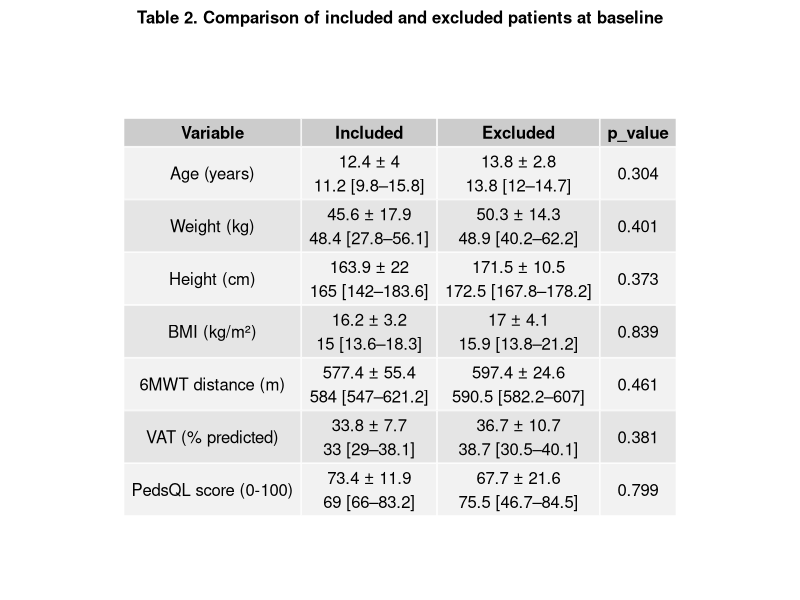

The R script that drew this image:
## ---- chunk 1
knitr::opts_chunk$set(echo = TRUE, warning = FALSE, message = FALSE)
## ---- chunk 2
# Load package
library(readxl)

# Import datasets
included_data <- read_excel("data/data_clean.xlsx")
excluded_data <- read_excel("data/data_excluded.xlsx")

# Check structure
str(included_data)
str(excluded_data)
## ---- chunk 3
# Fix type for excluded data
excluded_data$`6minwt_distance_traveled_m_after` <- as.numeric(excluded_data$`6minwt_distance_traveled_m_after`)
excluded_data$vat_after <- as.numeric(excluded_data$vat_after)
excluded_data$pedsql_totalself_after <- as.numeric(excluded_data$pedsql_totalself_after)
## ---- chunk 4

# Load packages
library(gridExtra)
library(grid)

# Functions

# Mean ± SD
mean_sd <- function(x) {
  paste0(
    round(mean(x, na.rm = TRUE), 1), " ± ",
    round(sd(x, na.rm = TRUE), 1)
  )
}

# Median [IQR]
median_iqr <- function(x) {
  paste0(
    round(median(x, na.rm = TRUE), 1), " [",
    round(quantile(x, 0.25, na.rm = TRUE), 1), "–",
    round(quantile(x, 0.75, na.rm = TRUE), 1), "]"
  )
}

# Variables

vars <- c("age", "weight_kg", "height_cm", "bmi_kg_cm2",
          "6minwt_distance_traveled_m_before","vat_before",
          "pedsql_totalself_before")

# p-values

p_values <- sapply(vars, function(var) {
  
  x <- included_data[[var]]
  y <- excluded_data[[var]]
  
  # Remove NA
  x <- x[!is.na(x)]
  y <- y[!is.na(y)]
  
  # Quantitative → Mann-Whitney
  test <- wilcox.test(x, y)
  
  return(round(test$p.value, 3))
})

# Build clean table

table_final <- data.frame(
  Variable = vars,
  Included = paste0(
    sapply(included_data[vars], mean_sd), "\n",
    sapply(included_data[vars], median_iqr)
  ),
  Excluded = paste0(
    sapply(excluded_data[vars], mean_sd), "\n",
    sapply(excluded_data[vars], median_iqr)
  ),
  p_value = p_values
)

# Remove row names
rownames(table_final) <- NULL

# Rename variables 
table_final$Variable <- c(
  "Age (years)",
  "Weight (kg)",
  "Height (cm)",
  "BMI (kg/m²)",
  "6MWT distance (m)",
  "VAT (% predicted)",
  "PedsQL score (0-100)"
)

# Display table in RMarkdown
table_final

# Export to PDF

pdf("figures/Table_2_Comparison_Included_Excluded at baseline.pdf", width = 8, height = 7)

grid.arrange(
  textGrob(
    "Table 2. Comparison of included and excluded patients at baseline",
    gp = gpar(fontsize = 12, fontface = "bold")
  ),
  tableGrob(table_final, rows = NULL),
  ncol = 1,
  heights = c(0.3, 5) 
)
dev.off()
## ---- chunk 5

# Paired Wilcoxon test
wilcox_test <- wilcox.test(
  included_data$`6minwt_distance_traveled_m_before`,
  included_data$`6minwt_distance_traveled_m_after`,
  paired = TRUE
)

wilcox_test
